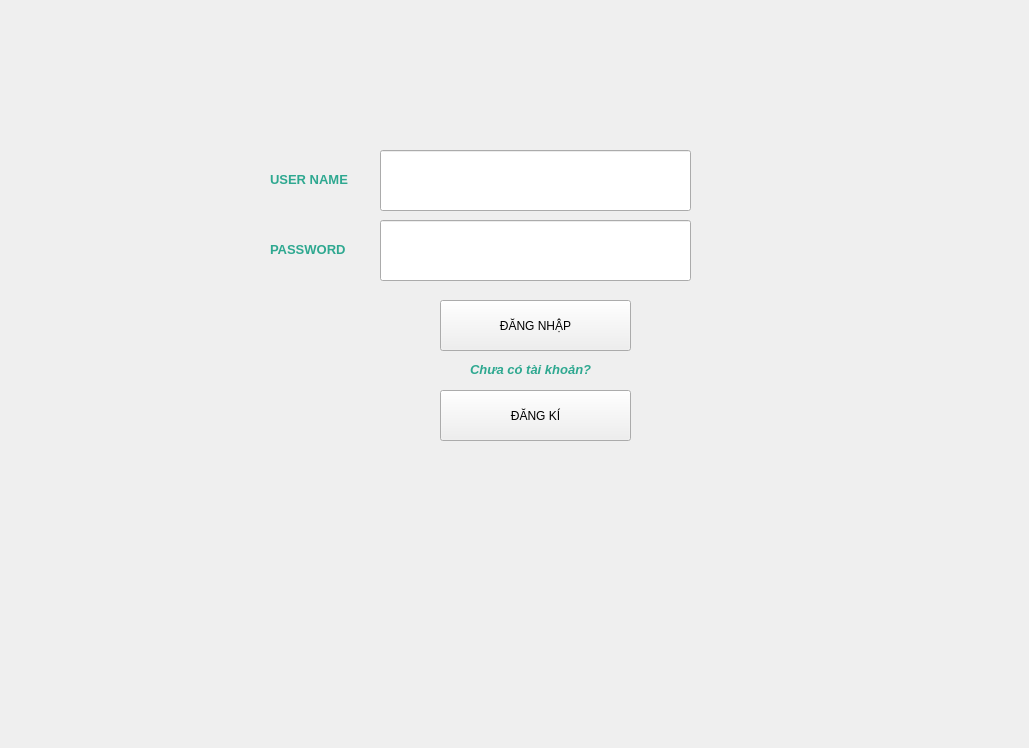
<?xml version="1.0" encoding="UTF-8"?>
<ui version="4.0">
 <class>Form</class>
 <widget class="QWidget" name="Form">
  <property name="geometry">
   <rect>
    <x>0</x>
    <y>0</y>
    <width>1029</width>
    <height>748</height>
   </rect>
  </property>
  <property name="windowTitle">
   <string>Form</string>
  </property>
  <widget class="QLabel" name="label_2">
   <property name="geometry">
    <rect>
     <x>270</x>
     <y>240</y>
     <width>101</width>
     <height>20</height>
    </rect>
   </property>
   <property name="text">
    <string>&lt;html&gt;&lt;head/&gt;&lt;body&gt;&lt;p&gt;&lt;span style=&quot; font-size:10pt; font-weight:600; color:#2ea890;&quot;&gt;PASSWORD&lt;/span&gt;&lt;/p&gt;&lt;/body&gt;&lt;/html&gt;</string>
   </property>
  </widget>
  <widget class="QLineEdit" name="password">
   <property name="geometry">
    <rect>
     <x>380</x>
     <y>220</y>
     <width>311</width>
     <height>61</height>
    </rect>
   </property>
  </widget>
  <widget class="QLabel" name="label">
   <property name="geometry">
    <rect>
     <x>270</x>
     <y>170</y>
     <width>101</width>
     <height>20</height>
    </rect>
   </property>
   <property name="text">
    <string>&lt;html&gt;&lt;head/&gt;&lt;body&gt;&lt;p&gt;&lt;span style=&quot; font-size:10pt; font-weight:600; color:#2ea890;&quot;&gt;USER NAME&lt;/span&gt;&lt;/p&gt;&lt;/body&gt;&lt;/html&gt;</string>
   </property>
  </widget>
  <widget class="QLineEdit" name="user_name">
   <property name="geometry">
    <rect>
     <x>380</x>
     <y>150</y>
     <width>311</width>
     <height>61</height>
    </rect>
   </property>
  </widget>
  <widget class="QPushButton" name="btn_dn">
   <property name="geometry">
    <rect>
     <x>440</x>
     <y>300</y>
     <width>191</width>
     <height>51</height>
    </rect>
   </property>
   <property name="text">
    <string>ĐĂNG NHẬP</string>
   </property>
  </widget>
  <widget class="QLabel" name="label_3">
   <property name="geometry">
    <rect>
     <x>470</x>
     <y>360</y>
     <width>171</width>
     <height>20</height>
    </rect>
   </property>
   <property name="text">
    <string>&lt;html&gt;&lt;head/&gt;&lt;body&gt;&lt;p&gt;&lt;span style=&quot; font-size:10pt; font-weight:600; font-style:italic; color:#2ea890;&quot;&gt;Chưa có tài khoản?&lt;/span&gt;&lt;/p&gt;&lt;/body&gt;&lt;/html&gt;</string>
   </property>
  </widget>
  <widget class="QPushButton" name="btn_dk">
   <property name="geometry">
    <rect>
     <x>440</x>
     <y>390</y>
     <width>191</width>
     <height>51</height>
    </rect>
   </property>
   <property name="text">
    <string>ĐĂNG KÍ</string>
   </property>
  </widget>
 </widget>
 <resources/>
 <connections/>
</ui>
